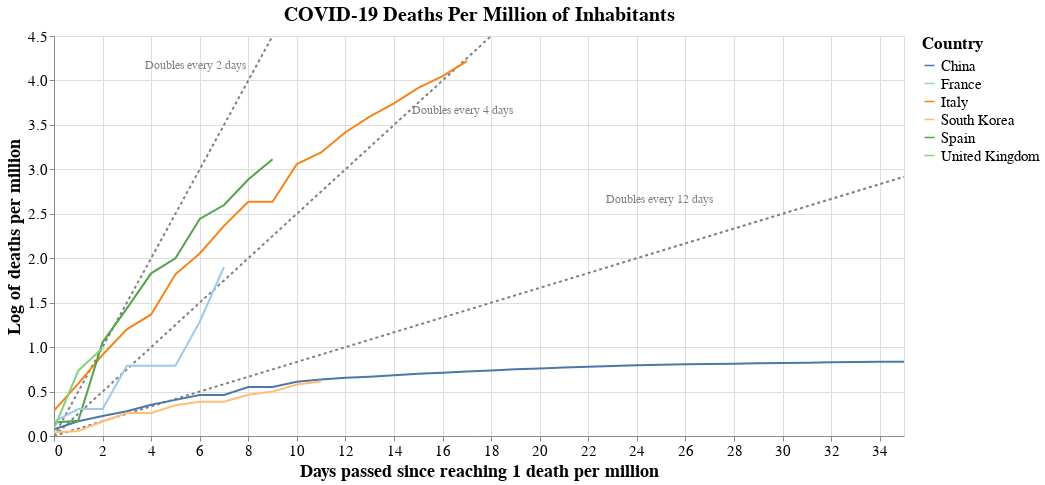

Here is the notebook cell this chart was saved with:
### Code cell
#hide_input
# Stack data to get it to Altair dataframe format
data_countries_pc2 = data_countries_pc.copy()
for i in range(0,len(countries)):
    data_countries_pc2[i] = data_countries_pc2[i].reset_index()
    data_countries_pc2[i]['n_days'] = data_countries_pc2[i].index
    data_countries_pc2[i]['log_cases'] = np.log(data_countries_pc2[i]["total_cases"])
data_plot = data_countries_pc2[0]
for i in range(1, len(countries)):    
    data_plot = pd.concat([data_plot, data_countries_pc2[i]], axis=0)
data_plot["trend_2days"] = data_plot["n_days"]*1/2
data_plot["trend_4days"] = data_plot["n_days"]*1/4
data_plot["trend_12days"] = data_plot["n_days"]*1/12
data_plot["trend_2days_label"] = "Doubles every 2 days"
data_plot["trend_4days_label"] = "Doubles evey 4 days"
data_plot["trend_12days_label"] = "Doubles every 12 days"


# Plot it using Altair
source = data_plot

scales = alt.selection_interval(bind='scales')
#selection = alt.selection_multi(fields=['location'], bind='legend')

base = alt.Chart(source, title = "COVID-19 Deaths Per Million of Inhabitants").encode(
    x = alt.X('n_days:Q', title = "Days passed since reaching 1 death per million"),
    y = alt.Y("log_cases:Q",title = "Log of deaths per million"),
    color = alt.Color('location:N', legend=alt.Legend(title="Country", labelFontSize=15, titleFontSize=17),
                     scale=alt.Scale(scheme='tableau20')),
    #opacity = alt.condition(selection, alt.value(1), alt.value(0.1))
)

lines = base.mark_line().add_selection(
    scales
).properties(
   width=chart_width,
   height=chart_height
)
#.add_selection(
#    selection
#)

trend_2d = alt.Chart(source).encode(
    x = "n_days:Q",
    y = alt.Y("trend_2days:Q",  scale=alt.Scale(domain=(0, max(data_plot["log_cases"])))),
).mark_line(color="grey", strokeDash=[3,3])


labels = pd.DataFrame([{'label': 'Doubles every 2 days', 'x_coord': 6, 'y_coord': 4},
                       {'label': 'Doubles every 4 days', 'x_coord': 17, 'y_coord': 3.5},
                       {'label': 'Doubles every 12 days', 'x_coord': 25, 'y_coord': 2.5},
                      ])
trend_label = (alt.Chart(labels)
                    .mark_text(align='left', dx=-55, dy=-15, fontSize=12, color="grey")
                    .encode(x='x_coord:Q',
                            y='y_coord:Q',
                            text='label:N')
                   )

trend_4d = alt.Chart(source).mark_line(color="grey", strokeDash=[3,3]).encode(
    x = "n_days:Q",
    y = alt.Y("trend_4days:Q",  scale=alt.Scale(domain=(0, max(data_plot["log_cases"])))),
)

trend_12d = alt.Chart(source).mark_line(color="grey", strokeDash=[3,3]).encode(
    x = "n_days:Q",
    y = alt.Y("trend_12days:Q",  scale=alt.Scale(domain=(0, max(data_plot["log_cases"])))),
)


(
(trend_2d + trend_4d + trend_12d + trend_label + lines)
.configure_title(fontSize=20)
.configure_axis(labelFontSize=15,titleFontSize=18)
)

### Figure 1 — Vega-Lite specification as saved in the notebook (floating-point values rounded to 4 significant figures)
{"$schema": "https://vega.github.io/schema/vega-lite/v3.4.0.json", "config": {"axis": {"labelFontSize": 15, "titleFontSize": 18}, "mark": {"tooltip": null}, "title": {"fontSize": 20}, "view": {"height": 300, "width": 400}}, "data": {"name": "data-e889f5a3e34afc29b2cd85cba3c8025e"}, "datasets": {"data-46e792c21b458ace41bb6619bc6d4ad3": [{"label": "Doubles every 2 days", "x_coord": 6, "y_coord": 4}, {"label": "Doubles every 4 days", "x_coord": 17, "y_coord": 3.5}, {"label": "Doubles every 12 days", "x_coord": 25, "y_coord": 2.5}], "data-e889f5a3e34afc29b2cd85cba3c8025e": [{"date": "2020-02-14T00:00:00", "index": 1903, "location": "China", "log_cases": 0.07612, "n_days": 0, "total_cases": 1.079, "trend_12days": 0, "trend_12days_label": "Doubles every 12 days", "trend_2days": 0, "trend_2days_label": "Doubles every 2 days", "trend_4days": 0, "trend_4days_label": "Doubles evey 4 days"}, {"date": "2020-02-15T00:00:00", "index": 1904, "location": "China", "log_cases": 0.1654, "n_days": 1, "total_cases": 1.18, "trend_12days": 0.08333, "trend_12days_label": "Doubles every 12 days", "trend_2days": 0.5, "trend_2days_label": "Doubles every 2 days", "trend_4days": 0.25, "trend_4days_label": "Doubles evey 4 days"}, {"date": "2020-02-16T00:00:00", "index": 1905, "location": "China", "log_cases": 0.2255, "n_days": 2, "total_cases": 1.253, "trend_12days": 0.1667, "trend_12days_label": "Doubles every 12 days", "trend_2days": 1, "trend_2days_label": "Doubles every 2 days", "trend_4days": 0.5, "trend_4days_label": "Doubles evey 4 days"}, {"date": "2020-02-17T00:00:00", "index": 1906, "location": "China", "log_cases": 0.2795, "n_days": 3, "total_cases": 1.322, "trend_12days": 0.25, "trend_12days_label": "Doubles every 12 days", "trend_2days": 1.5, "trend_2days_label": "Doubles every 2 days", "trend_4days": 0.75, "trend_4days_label": "Doubles evey 4 days"}, {"date": "2020-02-18T00:00:00", "index": 1907, "location": "China", "log_cases": 0.3514, "n_days": 4, "total_cases": 1.421, "trend_12days": 0.3333, "trend_12days_label": "Doubles every 12 days", "trend_2days": 2, "trend_2days_label": "Doubles every 2 days", "trend_4days": 1, "trend_4days_label": "Doubles evey 4 days"}, {"date": "2020-02-19T00:00:00", "index": 1908, "location": "China", "log_cases": 0.4063, "n_days": 5, "total_cases": 1.501, "trend_12days": 0.4167, "trend_12days_label": "Doubles every 12 days", "trend_2days": 2.5, "trend_2days_label": "Doubles every 2 days", "trend_4days": 1.25, "trend_4days_label": "Doubles evey 4 days"}, {"date": "2020-02-20T00:00:00", "index": 1910, "location": "China", "log_cases": 0.4623, "n_days": 6, "total_cases": 1.588, "trend_12days": 0.5, "trend_12days_label": "Doubles every 12 days", "trend_2days": 3, "trend_2days_label": "Doubles every 2 days", "trend_4days": 1.5, "trend_4days_label": "Doubles evey 4 days"}, {"date": "2020-02-21T00:00:00", "index": 1911, "location": "China", "log_cases": 0.4623, "n_days": 7, "total_cases": 1.588, "trend_12days": 0.5833, "trend_12days_label": "Doubles every 12 days", "trend_2days": 3.5, "trend_2days_label": "Doubles every 2 days", "trend_4days": 1.75, "trend_4days_label": "Doubles evey 4 days"}, {"date": "2020-02-22T00:00:00", "index": 1912, "location": "China", "log_cases": 0.55, "n_days": 8, "total_cases": 1.733, "trend_12days": 0.6667, "trend_12days_label": "Doubles every 12 days", "trend_2days": 4, "trend_2days_label": "Doubles every 2 days", "trend_4days": 2, "trend_4days_label": "Doubles evey 4 days"}, {"date": "2020-02-23T00:00:00", "index": 1913, "location": "China", "log_cases": 0.5508, "n_days": 9, "total_cases": 1.735, "trend_12days": 0.75, "trend_12days_label": "Doubles every 12 days", "trend_2days": 4.5, "trend_2days_label": "Doubles every 2 days", "trend_4days": 2.25, "trend_4days_label": "Doubles evey 4 days"}, {"date": "2020-02-24T00:00:00", "index": 1914, "location": "China", "log_cases": 0.6103, "n_days": 10, "total_cases": 1.841, "trend_12days": 0.8333, "trend_12days_label": "Doubles every 12 days", "trend_2days": 5, "trend_2days_label": "Doubles every 2 days", "trend_4days": 2.5, "trend_4days_label": "Doubles evey 4 days"}, {"date": "2020-02-25T00:00:00", "index": 1915, "location": "China", "log_cases": 0.637, "n_days": 11, "total_cases": 1.891, "trend_12days": 0.9167, "trend_12days_label": "Doubles every 12 days", "trend_2days": 5.5, "trend_2days_label": "Doubles every 2 days", "trend_4days": 2.75, "trend_4days_label": "Doubles evey 4 days"}, {"date": "2020-02-26T00:00:00", "index": 1916, "location": "China", "log_cases": 0.6563, "n_days": 12, "total_cases": 1.928, "trend_12days": 1, "trend_12days_label": "Doubles every 12 days", "trend_2days": 6, "trend_2days_label": "Doubles every 2 days", "trend_4days": 3, "trend_4days_label": "Doubles evey 4 days"}, {"date": "2020-02-27T00:00:00", "index": 1917, "location": "China", "log_cases": 0.6669, "n_days": 13, "total_cases": 1.948, "trend_12days": 1.083, "trend_12days_label": "Doubles every 12 days", "trend_2days": 6.5, "trend_2days_label": "Doubles every 2 days", "trend_4days": 3.25, "trend_4days_label": "Doubles evey 4 days"}, {"date": "2020-02-28T00:00:00", "index": 1918, "location": "China", "log_cases": 0.6828, "n_days": 14, "total_cases": 1.979, "trend_12days": 1.167, "trend_12days_label": "Doubles every 12 days", "trend_2days": 7, "trend_2days_label": "Doubles every 2 days", "trend_4days": 3.5, "trend_4days_label": "Doubles evey 4 days"}, {"date": "2020-02-29T00:00:00", "index": 1919, "location": "China", "log_cases": 0.6995, "n_days": 15, "total_cases": 2.013, "trend_12days": 1.25, "trend_12days_label": "Doubles every 12 days", "trend_2days": 7.5, "trend_2days_label": "Doubles every 2 days", "trend_4days": 3.75, "trend_4days_label": "Doubles evey 4 days"}, {"date": "2020-03-01T00:00:00", "index": 1927, "location": "China", "log_cases": 0.7118, "n_days": 16, "total_cases": 2.038, "trend_12days": 1.333, "trend_12days_label": "Doubles every 12 days", "trend_2days": 8, "trend_2days_label": "Doubles every 2 days", "trend_4days": 4, "trend_4days_label": "Doubles evey 4 days"}, {"date": "2020-03-02T00:00:00", "index": 1938, "location": "China", "log_cases": 0.7263, "n_days": 17, "total_cases": 2.067, "trend_12days": 1.417, "trend_12days_label": "Doubles every 12 days", "trend_2days": 8.5, "trend_2days_label": "Doubles every 2 days", "trend_4days": 4.25, "trend_4days_label": "Doubles evey 4 days"}, {"date": "2020-03-03T00:00:00", "index": 1940, "location": "China", "log_cases": 0.7375, "n_days": 18, "total_cases": 2.091, "trend_12days": 1.5, "trend_12days_label": "Doubles every 12 days", "trend_2days": 9, "trend_2days_label": "Doubles every 2 days", "trend_4days": 4.5, "trend_4days_label": "Doubles evey 4 days"}, {"date": "2020-03-04T00:00:00", "index": 1941, "location": "China", "log_cases": 0.7497, "n_days": 19, "total_cases": 2.116, "trend_12days": 1.583, "trend_12days_label": "Doubles every 12 days", "trend_2days": 9.5, "trend_2days_label": "Doubles every 2 days", "trend_4days": 4.75, "trend_4days_label": "Doubles evey 4 days"}, {"date": "2020-03-05T00:00:00", "index": 1942, "location": "China", "log_cases": 0.7604, "n_days": 20, "total_cases": 2.139, "trend_12days": 1.667, "trend_12days_label": "Doubles every 12 days", "trend_2days": 10, "trend_2days_label": "Doubles every 2 days", "trend_4days": 5, "trend_4days_label": "Doubles evey 4 days"}, {"date": "2020-03-06T00:00:00", "index": 1943, "location": "China", "log_cases": 0.7699, "n_days": 21, "total_cases": 2.16, "trend_12days": 1.75, "trend_12days_label": "Doubles every 12 days", "trend_2days": 10.5, "trend_2days_label": "Doubles every 2 days", "trend_4days": 5.25, "trend_4days_label": "Doubles evey 4 days"}, {"date": "2020-03-07T00:00:00", "index": 1944, "location": "China", "log_cases": 0.7791, "n_days": 22, "total_cases": 2.179, "trend_12days": 1.833, "trend_12days_label": "Doubles every 12 days", "trend_2days": 11, "trend_2days_label": "Doubles every 2 days", "trend_4days": 5.5, "trend_4days_label": "Doubles evey 4 days"}, {"date": "2020-03-08T00:00:00", "index": 1945, "location": "China", "log_cases": 0.7882, "n_days": 23, "total_cases": 2.199, "trend_12days": 1.917, "trend_12days_label": "Doubles every 12 days", "trend_2days": 11.5, "trend_2days_label": "Doubles every 2 days", "trend_4days": 5.75, "trend_4days_label": "Doubles evey 4 days"}, {"date": "2020-03-09T00:00:00", "index": 1946, "location": "China", "log_cases": 0.7955, "n_days": 24, "total_cases": 2.216, "trend_12days": 2, "trend_12days_label": "Doubles every 12 days", "trend_2days": 12, "trend_2days_label": "Doubles every 2 days", "trend_4days": 6, "trend_4days_label": "Doubles evey 4 days"}, {"date": "2020-03-10T00:00:00", "index": 1928, "location": "China", "log_cases": 0.8007, "n_days": 25, "total_cases": 2.227, "trend_12days": 2.083, "trend_12days_label": "Doubles every 12 days", "trend_2days": 12.5, "trend_2days_label": "Doubles every 2 days", "trend_4days": 6.25, "trend_4days_label": "Doubles evey 4 days"}, {"date": "2020-03-11T00:00:00", "index": 1929, "location": "China", "log_cases": 0.8076, "n_days": 26, "total_cases": 2.243, "trend_12days": 2.167, "trend_12days_label": "Doubles every 12 days", "trend_2days": 13, "trend_2days_label": "Doubles every 2 days", "trend_4days": 6.5, "trend_4days_label": "Doubles evey 4 days"}, {"date": "2020-03-12T00:00:00", "index": 1930, "location": "China", "log_cases": 0.8111, "n_days": 27, "total_cases": 2.25, "trend_12days": 2.25, "trend_12days_label": "Doubles every 12 days", "trend_2days": 13.5, "trend_2days_label": "Doubles every 2 days", "trend_4days": 6.75, "trend_4days_label": "Doubles evey 4 days"}, {"date": "2020-03-13T00:00:00", "index": 1931, "location": "China", "log_cases": 0.8136, "n_days": 28, "total_cases": 2.256, "trend_12days": 2.333, "trend_12days_label": "Doubles every 12 days", "trend_2days": 14, "trend_2days_label": "Doubles every 2 days", "trend_4days": 7, "trend_4days_label": "Doubles evey 4 days"}, {"date": "2020-03-14T00:00:00", "index": 1932, "location": "China", "log_cases": 0.8177, "n_days": 29, "total_cases": 2.265, "trend_12days": 2.417, "trend_12days_label": "Doubles every 12 days", "trend_2days": 14.5, "trend_2days_label": "Doubles every 2 days", "trend_4days": 7.25, "trend_4days_label": "Doubles evey 4 days"}, {"date": "2020-03-15T00:00:00", "index": 1933, "location": "China", "log_cases": 0.8208, "n_days": 30, "total_cases": 2.272, "trend_12days": 2.5, "trend_12days_label": "Doubles every 12 days", "trend_2days": 15, "trend_2days_label": "Doubles every 2 days", "trend_4days": 7.5, "trend_4days_label": "Doubles evey 4 days"}, {"date": "2020-03-16T00:00:00", "index": 1934, "location": "China", "log_cases": 0.8252, "n_days": 31, "total_cases": 2.282, "trend_12days": 2.583, "trend_12days_label": "Doubles every 12 days", "trend_2days": 15.5, "trend_2days_label": "Doubles every 2 days", "trend_4days": 7.75, "trend_4days_label": "Doubles evey 4 days"}, {"date": "2020-03-17T00:00:00", "index": 1935, "location": "China", "log_cases": 0.8292, "n_days": 32, "total_cases": 2.292, "trend_12days": 2.667, "trend_12days_label": "Doubles every 12 days", "trend_2days": 16, "trend_2days_label": "Doubles every 2 days", "trend_4days": 8, "trend_4days_label": "Doubles evey 4 days"}, {"date": "2020-03-18T00:00:00", "index": 1936, "location": "China", "log_cases": 0.8326, "n_days": 33, "total_cases": 2.299, "trend_12days": 2.75, "trend_12days_label": "Doubles every 12 days", "trend_2days": 16.5, "trend_2days_label": "Doubles every 2 days", "trend_4days": 8.25, "trend_4days_label": "Doubles evey 4 days"}, {"date": "2020-03-19T00:00:00", "index": 1937, "location": "China", "log_cases": 0.8351, "n_days": 34, "total_cases": 2.305, "trend_12days": 2.833, "trend_12days_label": "Doubles every 12 days", "trend_2days": 17, "trend_2days_label": "Doubles every 2 days", "trend_4days": 8.5, "trend_4days_label": "Doubles evey 4 days"}, {"date": "2020-03-20T00:00:00", "index": 1939, "location": "China", "log_cases": 0.8363, "n_days": 35, "total_cases": 2.308, "trend_12days": 2.917, "trend_12days_label": "Doubles every 12 days", "trend_2days": 17.5, "trend_2days_label": "Doubles every 2 days", "trend_4days": 8.75, "trend_4days_label": "Doubles evey 4 days"}, {"date": "2020-03-03T00:00:00", "index": 4536, "location": "Italy", "log_cases": 0.2858, "n_days": 0, "total_cases": 1.331, "trend_12days": 0, "trend_12days_label": "Doubles every 12 days", "trend_2days": 0, "trend_2days_label": "Doubles every 2 days", "trend_4days": 0, "trend_4days_label": "Doubles evey 4 days"}, {"date": "2020-03-04T00:00:00", "index": 4537, "location": "Italy", "log_cases": 0.5892, "n_days": 1, "total_cases": 1.803, "trend_12days": 0.08333, "trend_12days_label": "Doubles every 12 days", "trend_2days": 0.5, "trend_2days_label": "Doubles every 2 days", "trend_4days": 0.25, "trend_4days_label": "Doubles evey 4 days"}, {"date": "2020-03-05T00:00:00", "index": 4538, "location": "Italy", "log_cases": 0.9136, "n_days": 2, "total_cases": 2.493, "trend_12days": 0.1667, "trend_12days_label": "Doubles every 12 days", "trend_2days": 1, "trend_2days_label": "Doubles every 2 days", "trend_4days": 0.5, "trend_4days_label": "Doubles evey 4 days"}, {"date": "2020-03-06T00:00:00", "index": 4539, "location": "Italy", "log_cases": 1.2, "n_days": 3, "total_cases": 3.319, "trend_12days": 0.25, "trend_12days_label": "Doubles every 12 days", "trend_2days": 1.5, "trend_2days_label": "Doubles every 2 days", "trend_4days": 0.75, "trend_4days_label": "Doubles evey 4 days"}, {"date": "2020-03-07T00:00:00", "index": 4540, "location": "Italy", "log_cases": 1.367, "n_days": 4, "total_cases": 3.925, "trend_12days": 0.3333, "trend_12days_label": "Doubles every 12 days", "trend_2days": 2, "trend_2days_label": "Doubles every 2 days", "trend_4days": 1, "trend_4days_label": "Doubles evey 4 days"}, {"date": "2020-03-08T00:00:00", "index": 4541, "location": "Italy", "log_cases": 1.819, "n_days": 5, "total_cases": 6.166, "trend_12days": 0.4167, "trend_12days_label": "Doubles every 12 days", "trend_2days": 2.5, "trend_2days_label": "Doubles every 2 days", "trend_4days": 1.25, "trend_4days_label": "Doubles evey 4 days"}, {"date": "2020-03-09T00:00:00", "index": 4542, "location": "Italy", "log_cases": 2.054, "n_days": 6, "total_cases": 7.8, "trend_12days": 0.5, "trend_12days_label": "Doubles every 12 days", "trend_2days": 3, "trend_2days_label": "Doubles every 2 days", "trend_4days": 1.5, "trend_4days_label": "Doubles evey 4 days"}, {"date": "2020-03-10T00:00:00", "index": 4524, "location": "Italy", "log_cases": 2.364, "n_days": 7, "total_cases": 10.63, "trend_12days": 0.5833, "trend_12days_label": "Doubles every 12 days", "trend_2days": 3.5, "trend_2days_label": "Doubles every 2 days", "trend_4days": 1.75, "trend_4days_label": "Doubles evey 4 days"}, {"date": "2020-03-11T00:00:00", "index": 4525, "location": "Italy", "log_cases": 2.634, "n_days": 8, "total_cases": 13.93, "trend_12days": 0.6667, "trend_12days_label": "Doubles every 12 days", "trend_2days": 4, "trend_2days_label": "Doubles every 2 days", "trend_4days": 2, "trend_4days_label": "Doubles evey 4 days"}, {"date": "2020-03-12T00:00:00", "index": 4526, "location": "Italy", "log_cases": 2.634, "n_days": 9, "total_cases": 13.93, "trend_12days": 0.75, "trend_12days_label": "Doubles every 12 days", "trend_2days": 4.5, "trend_2days_label": "Doubles every 2 days", "trend_4days": 2.25, "trend_4days_label": "Doubles evey 4 days"}, {"date": "2020-03-13T00:00:00", "index": 4527, "location": "Italy", "log_cases": 3.06, "n_days": 10, "total_cases": 21.33, "trend_12days": 0.8333, "trend_12days_label": "Doubles every 12 days", "trend_2days": 5, "trend_2days_label": "Doubles every 2 days", "trend_4days": 2.5, "trend_4days_label": "Doubles evey 4 days"}, {"date": "2020-03-14T00:00:00", "index": 4528, "location": "Italy", "log_cases": 3.189, "n_days": 11, "total_cases": 24.28, "trend_12days": 0.9167, "trend_12days_label": "Doubles every 12 days", "trend_2days": 5.5, "trend_2days_label": "Doubles every 2 days", "trend_4days": 2.75, "trend_4days_label": "Doubles evey 4 days"}, {"date": "2020-03-15T00:00:00", "index": 4529, "location": "Italy", "log_cases": 3.417, "n_days": 12, "total_cases": 30.48, "trend_12days": 1, "trend_12days_label": "Doubles every 12 days", "trend_2days": 6, "trend_2days_label": "Doubles every 2 days", "trend_4days": 3, "trend_4days_label": "Doubles evey 4 days"}, {"date": "2020-03-16T00:00:00", "index": 4530, "location": "Italy", "log_cases": 3.593, "n_days": 13, "total_cases": 36.35, "trend_12days": 1.083, "trend_12days_label": "Doubles every 12 days", "trend_2days": 6.5, "trend_2days_label": "Doubles every 2 days", "trend_4days": 3.25, "trend_4days_label": "Doubles evey 4 days"}, {"date": "2020-03-17T00:00:00", "index": 4531, "location": "Italy", "log_cases": 3.742, "n_days": 14, "total_cases": 42.17, "trend_12days": 1.167, "trend_12days_label": "Doubles every 12 days", "trend_2days": 7, "trend_2days_label": "Doubles every 2 days", "trend_4days": 3.5, "trend_4days_label": "Doubles evey 4 days"}, {"date": "2020-03-18T00:00:00", "index": 4532, "location": "Italy", "log_cases": 3.915, "n_days": 15, "total_cases": 50.17, "trend_12days": 1.25, "trend_12days_label": "Doubles every 12 days", "trend_2days": 7.5, "trend_2days_label": "Doubles every 2 days", "trend_4days": 3.75, "trend_4days_label": "Doubles evey 4 days"}, {"date": "2020-03-19T00:00:00", "index": 4533, "location": "Italy", "log_cases": 4.049, "n_days": 16, "total_cases": 57.36, "trend_12days": 1.333, "trend_12days_label": "Doubles every 12 days", "trend_2days": 8, "trend_2days_label": "Doubles every 2 days", "trend_4days": 4, "trend_4days_label": "Doubles evey 4 days"}, {"date": "2020-03-20T00:00:00", "index": 4535, "location": "Italy", "log_cases": 4.218, "n_days": 17, "total_cases": 67.92, "trend_12days": 1.417, "trend_12days_label": "Doubles every 12 days", "trend_2days": 8.5, "trend_2days_label": "Doubles every 2 days", "trend_4days": 4.25, "trend_4days_label": "Doubles evey 4 days"}, {"date": "2020-03-11T00:00:00", "index": 8242, "location": "Spain", "log_cases": 0.1527, "n_days": 0, "total_cases": 1.165, "trend_12days": 0, "trend_12days_label": "Doubles every 12 days", "trend_2days": 0, "trend_2days_label": "Doubles every 2 days", "trend_4days": 0, "trend_4days_label": "Doubles evey 4 days"}, {"date": "2020-03-12T00:00:00", "index": 8243, "location": "Spain", "log_cases": 0.171, "n_days": 1, "total_cases": 1.187, "trend_12days": 0.08333, "trend_12days_label": "Doubles every 12 days", "trend_2days": 0.5, "trend_2days_label": "Doubles every 2 days", "trend_4days": 0.25, "trend_4days_label": "Doubles evey 4 days"}, {"date": "2020-03-13T00:00:00", "index": 8244, "location": "Spain", "log_cases": 1.054, "n_days": 2, "total_cases": 2.869, "trend_12days": 0.1667, "trend_12days_label": "Doubles every 12 days", "trend_2days": 1, "trend_2days_label": "Doubles every 2 days", "trend_4days": 0.5, "trend_4days_label": "Doubles evey 4 days"}, {"date": "2020-03-14T00:00:00", "index": 8245, "location": "Spain", "log_cases": 1.437, "n_days": 3, "total_cases": 4.207, "trend_12days": 0.25, "trend_12days_label": "Doubles every 12 days", "trend_2days": 1.5, "trend_2days_label": "Doubles every 2 days", "trend_4days": 0.75, "trend_4days_label": "Doubles evey 4 days"}, {"date": "2020-03-15T00:00:00", "index": 8246, "location": "Spain", "log_cases": 1.83, "n_days": 4, "total_cases": 6.235, "trend_12days": 0.3333, "trend_12days_label": "Doubles every 12 days", "trend_2days": 2, "trend_2days_label": "Doubles every 2 days", "trend_4days": 1, "trend_4days_label": "Doubles evey 4 days"}, {"date": "2020-03-16T00:00:00", "index": 8247, "location": "Spain", "log_cases": 1.998, "n_days": 5, "total_cases": 7.378, "trend_12days": 0.4167, "trend_12days_label": "Doubles every 12 days", "trend_2days": 2.5, "trend_2days_label": "Doubles every 2 days", "trend_4days": 1.25, "trend_4days_label": "Doubles evey 4 days"}, {"date": "2020-03-17T00:00:00", "index": 8248, "location": "Spain", "log_cases": 2.442, "n_days": 6, "total_cases": 11.5, "trend_12days": 0.5, "trend_12days_label": "Doubles every 12 days", "trend_2days": 3, "trend_2days_label": "Doubles every 2 days", "trend_4days": 1.5, "trend_4days_label": "Doubles evey 4 days"}, {"date": "2020-03-18T00:00:00", "index": 8249, "location": "Spain", "log_cases": 2.598, "n_days": 7, "total_cases": 13.44, "trend_12days": 0.5833, "trend_12days_label": "Doubles every 12 days", "trend_2days": 3.5, "trend_2days_label": "Doubles every 2 days", "trend_4days": 1.75, "trend_4days_label": "Doubles evey 4 days"}, {"date": "2020-03-19T00:00:00", "index": 8250, "location": "Spain", "log_cases": 2.885, "n_days": 8, "total_cases": 17.91, "trend_12days": 0.6667, "trend_12days_label": "Doubles every 12 days", "trend_2days": 4, "trend_2days_label": "Doubles every 2 days", "trend_4days": 2, "trend_4days_label": "Doubles evey 4 days"}, {"date": "2020-03-20T00:00:00", "index": 8252, "location": "Spain", "log_cases": 3.114, "n_days": 9, "total_cases": 22.5, "trend_12days": 0.75, "trend_12days_label": "Doubles every 12 days", "trend_2days": 4.5, "trend_2days_label": "Doubles every 2 days", "trend_4days": 2.25, "trend_4days_label": "Doubles evey 4 days"}, {"date": "2020-03-13T00:00:00", "index": 3288, "location": "France", "log_cases": 0.1614, "n_days": 0, "total_cases": 1.175, "trend_12days": 0, "trend_12days_label": "Doubles every 12 days", "trend_2days": 0, "trend_2days_label": "Doubles every 2 days", "trend_4days": 0, "trend_4days_label": "Doubles evey 4 days"}, {"date": "2020-03-14T00:00:00", "index": 3289, "location": "France", "log_cases": 0.3028, "n_days": 1, "total_cases": 1.354, "trend_12days": 0.08333, "trend_12days_label": "Doubles every 12 days", "trend_2days": 0.5, "trend_2days_label": "Doubles every 2 days", "trend_4days": 0.25, "trend_4days_label": "Doubles evey 4 days"}, {"date": "2020-03-15T00:00:00", "index": 3290, "location": "France", "log_cases": 0.3028, "n_days": 2, "total_cases": 1.354, "trend_12days": 0.1667, "trend_12days_label": "Doubles every 12 days", "trend_2days": 1, "trend_2days_label": "Doubles every 2 days", "trend_4days": 0.5, "trend_4days_label": "Doubles evey 4 days"}, {"date": "2020-03-16T00:00:00", "index": 3291, "location": "France", "log_cases": 0.7891, "n_days": 3, "total_cases": 2.202, "trend_12days": 0.25, "trend_12days_label": "Doubles every 12 days", "trend_2days": 1.5, "trend_2days_label": "Doubles every 2 days", "trend_4days": 0.75, "trend_4days_label": "Doubles evey 4 days"}, {"date": "2020-03-17T00:00:00", "index": 3292, "location": "France", "log_cases": 0.7891, "n_days": 4, "total_cases": 2.202, "trend_12days": 0.3333, "trend_12days_label": "Doubles every 12 days", "trend_2days": 2, "trend_2days_label": "Doubles every 2 days", "trend_4days": 1, "trend_4days_label": "Doubles evey 4 days"}, {"date": "2020-03-18T00:00:00", "index": 3293, "location": "France", "log_cases": 0.7891, "n_days": 5, "total_cases": 2.202, "trend_12days": 0.4167, "trend_12days_label": "Doubles every 12 days", "trend_2days": 2.5, "trend_2days_label": "Doubles every 2 days", "trend_4days": 1.25, "trend_4days_label": "Doubles evey 4 days"}, {"date": "2020-03-19T00:00:00", "index": 3294, "location": "France", "log_cases": 1.285, "n_days": 6, "total_cases": 3.615, "trend_12days": 0.5, "trend_12days_label": "Doubles every 12 days", "trend_2days": 3, "trend_2days_label": "Doubles every 2 days", "trend_4days": 1.5, "trend_4days_label": "Doubles evey 4 days"}, {"date": "2020-03-20T00:00:00", "index": 3296, "location": "France", "log_cases": 1.901, "n_days": 7, "total_cases": 6.694, "trend_12days": 0.5833, "trend_12days_label": "Doubles every 12 days", "trend_2days": 3.5, "trend_2days_label": "Doubles every 2 days", "trend_4days": 1.75, "trend_4days_label": "Doubles evey 4 days"}, {"date": "2020-03-18T00:00:00", "index": 9193, "location": "United Kingdom", "log_cases": 0.08426, "n_days": 0, "total_cases": 1.088, "trend_12days": 0, "trend_12days_label": "Doubles every 12 days", "trend_2days": 0, "trend_2days_label": "Doubles every 2 days", "trend_4days": 0, "trend_4days_label": "Doubles evey 4 days"}, {"date": "2020-03-19T00:00:00", "index": 9194, "location": "United Kingdom", "log_cases": 0.7349, "n_days": 1, "total_cases": 2.085, "trend_12days": 0.08333, "trend_12days_label": "Doubles every 12 days", "trend_2days": 0.5, "trend_2days_label": "Doubles every 2 days", "trend_4days": 0.25, "trend_4days_label": "Doubles evey 4 days"}, {"date": "2020-03-20T00:00:00", "index": 9196, "location": "United Kingdom", "log_cases": 0.9894, "n_days": 2, "total_cases": 2.69, "trend_12days": 0.1667, "trend_12days_label": "Doubles every 12 days", "trend_2days": 1, "trend_2days_label": "Doubles every 2 days", "trend_4days": 0.5, "trend_4days_label": "Doubles evey 4 days"}, {"date": "2020-03-09T00:00:00", "index": 4896, "location": "South Korea", "log_cases": 0.03882, "n_days": 0, "total_cases": 1.04, "trend_12days": 0, "trend_12days_label": "Doubles every 12 days", "trend_2days": 0, "trend_2days_label": "Doubles every 2 days", "trend_4days": 0, "trend_4days_label": "Doubles evey 4 days"}, {"date": "2020-03-10T00:00:00", "index": 4878, "location": "South Korea", "log_cases": 0.05751, "n_days": 1, "total_cases": 1.059, "trend_12days": 0.08333, "trend_12days_label": "Doubles every 12 days", "trend_2days": 0.5, "trend_2days_label": "Doubles every 2 days", "trend_4days": 0.25, "trend_4days_label": "Doubles evey 4 days"}, {"date": "2020-03-11T00:00:00", "index": 4879, "location": "South Korea", "log_cases": 0.1629, "n_days": 2, "total_cases": 1.177, "trend_12days": 0.1667, "trend_12days_label": "Doubles every 12 days", "trend_2days": 1, "trend_2days_label": "Doubles every 2 days", "trend_4days": 0.5, "trend_4days_label": "Doubles evey 4 days"}, {"date": "2020-03-12T00:00:00", "index": 4880, "location": "South Korea", "log_cases": 0.2582, "n_days": 3, "total_cases": 1.295, "trend_12days": 0.25, "trend_12days_label": "Doubles every 12 days", "trend_2days": 1.5, "trend_2days_label": "Doubles every 2 days", "trend_4days": 0.75, "trend_4days_label": "Doubles evey 4 days"}, {"date": "2020-03-13T00:00:00", "index": 4881, "location": "South Korea", "log_cases": 0.2582, "n_days": 4, "total_cases": 1.295, "trend_12days": 0.3333, "trend_12days_label": "Doubles every 12 days", "trend_2days": 2, "trend_2days_label": "Doubles every 2 days", "trend_4days": 1, "trend_4days_label": "Doubles evey 4 days"}, {"date": "2020-03-14T00:00:00", "index": 4882, "location": "South Korea", "log_cases": 0.3452, "n_days": 5, "total_cases": 1.412, "trend_12days": 0.4167, "trend_12days_label": "Doubles every 12 days", "trend_2days": 2.5, "trend_2days_label": "Doubles every 2 days", "trend_4days": 1.25, "trend_4days_label": "Doubles evey 4 days"}, {"date": "2020-03-15T00:00:00", "index": 4883, "location": "South Korea", "log_cases": 0.386, "n_days": 6, "total_cases": 1.471, "trend_12days": 0.5, "trend_12days_label": "Doubles every 12 days", "trend_2days": 3, "trend_2days_label": "Doubles every 2 days", "trend_4days": 1.5, "trend_4days_label": "Doubles evey 4 days"}, {"date": "2020-03-16T00:00:00", "index": 4884, "location": "South Korea", "log_cases": 0.386, "n_days": 7, "total_cases": 1.471, "trend_12days": 0.5833, "trend_12days_label": "Doubles every 12 days", "trend_2days": 3.5, "trend_2days_label": "Doubles every 2 days", "trend_4days": 1.75, "trend_4days_label": "Doubles evey 4 days"}, {"date": "2020-03-17T00:00:00", "index": 4885, "location": "South Korea", "log_cases": 0.463, "n_days": 8, "total_cases": 1.589, "trend_12days": 0.6667, "trend_12days_label": "Doubles every 12 days", "trend_2days": 4, "trend_2days_label": "Doubles every 2 days", "trend_4days": 2, "trend_4days_label": "Doubles evey 4 days"}, {"date": "2020-03-18T00:00:00", "index": 4886, "location": "South Korea", "log_cases": 0.4993, "n_days": 9, "total_cases": 1.648, "trend_12days": 0.75, "trend_12days_label": "Doubles every 12 days", "trend_2days": 4.5, "trend_2days_label": "Doubles every 2 days", "trend_4days": 2.25, "trend_4days_label": "Doubles evey 4 days"}, {"date": "2020-03-19T00:00:00", "index": 4887, "location": "South Korea", "log_cases": 0.5794, "n_days": 10, "total_cases": 1.785, "trend_12days": 0.8333, "trend_12days_label": "Doubles every 12 days", "trend_2days": 5, "trend_2days_label": "Doubles every 2 days", "trend_4days": 2.5, "trend_4days_label": "Doubles evey 4 days"}, {"date": "2020-03-20T00:00:00", "index": 4889, "location": "South Korea", "log_cases": 0.6118, "n_days": 11, "total_cases": 1.844, "trend_12days": 0.9167, "trend_12days_label": "Doubles every 12 days", "trend_2days": 5.5, "trend_2days_label": "Doubles every 2 days", "trend_4days": 2.75, "trend_4days_label": "Doubles evey 4 days"}]}, "layer": [{"encoding": {"x": {"field": "n_days", "type": "quantitative"}, "y": {"field": "trend_2days", "scale": {"domain": [0, 4.218]}, "type": "quantitative"}}, "mark": {"color": "grey", "strokeDash": [3, 3], "type": "line"}}, {"encoding": {"x": {"field": "n_days", "type": "quantitative"}, "y": {"field": "trend_4days", "scale": {"domain": [0, 4.218]}, "type": "quantitative"}}, "mark": {"color": "grey", "strokeDash": [3, 3], "type": "line"}}, {"encoding": {"x": {"field": "n_days", "type": "quantitative"}, "y": {"field": "trend_12days", "scale": {"domain": [0, 4.218]}, "type": "quantitative"}}, "mark": {"color": "grey", "strokeDash": [3, 3], "type": "line"}}, {"data": {"name": "data-46e792c21b458ace41bb6619bc6d4ad3"}, "encoding": {"text": {"field": "label", "type": "nominal"}, "x": {"field": "x_coord", "type": "quantitative"}, "y": {"field": "y_coord", "type": "quantitative"}}, "mark": {"align": "left", "color": "grey", "dx": -55, "dy": -15, "fontSize": 12, "type": "text"}}, {"data": {"name": "data-e889f5a3e34afc29b2cd85cba3c8025e"}, "encoding": {"color": {"field": "location", "legend": {"labelFontSize": 15, "title": "Country", "titleFontSize": 17}, "scale": {"scheme": "tableau20"}, "type": "nominal"}, "x": {"field": "n_days", "title": "Days passed since reaching 1 death per million", "type": "quantitative"}, "y": {"field": "log_cases", "title": "Log of deaths per million", "type": "quantitative"}}, "height": 400, "mark": "line", "selection": {"selector001": {"bind": "scales", "type": "interval"}}, "title": "COVID-19 Deaths Per Million of Inhabitants", "width": 850}]}
